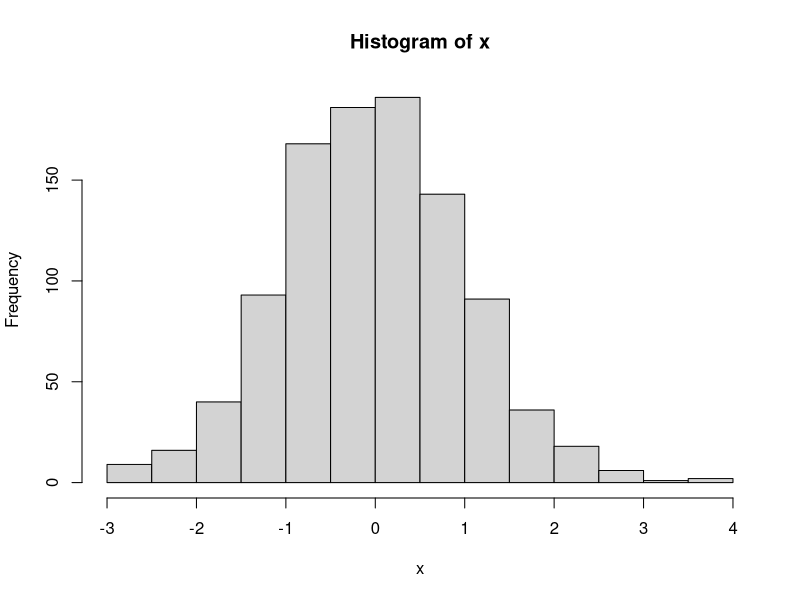
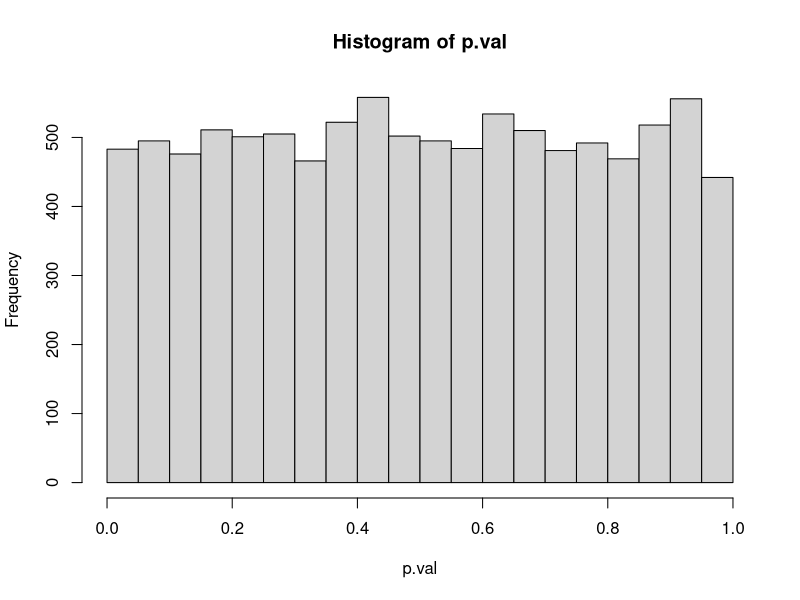
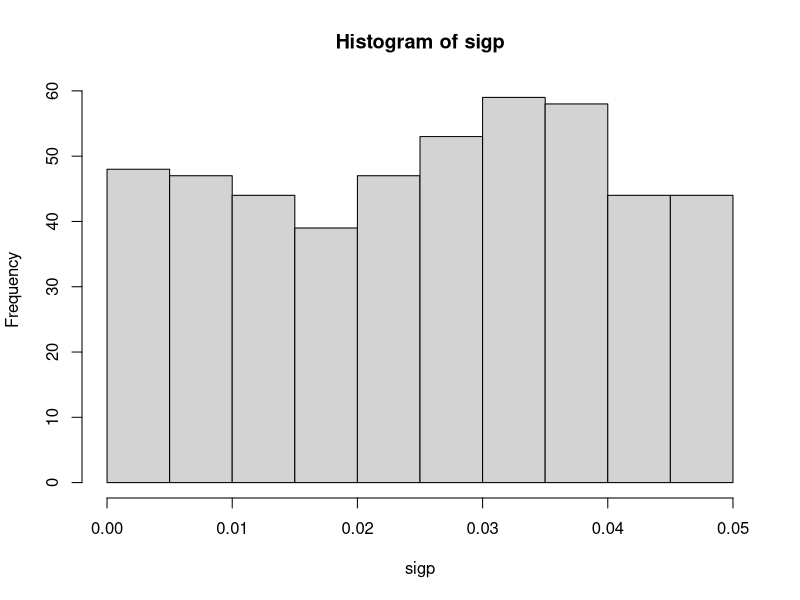
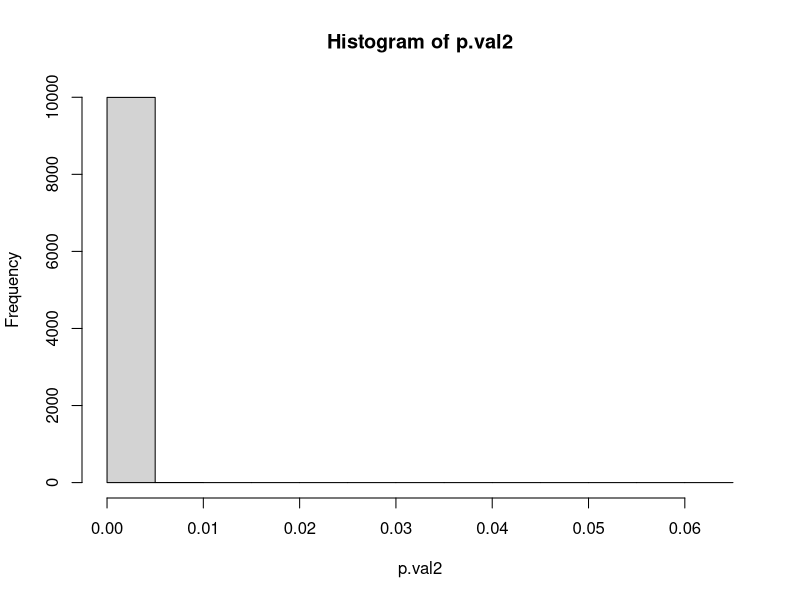
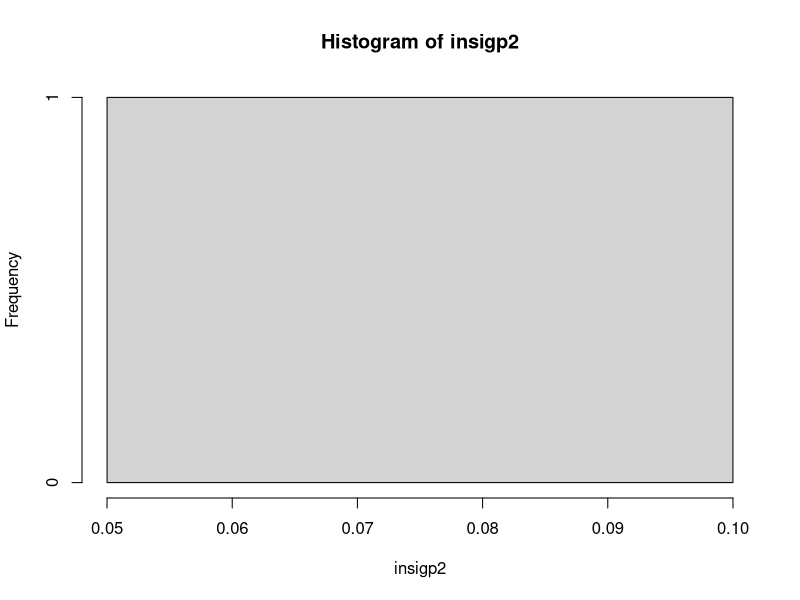
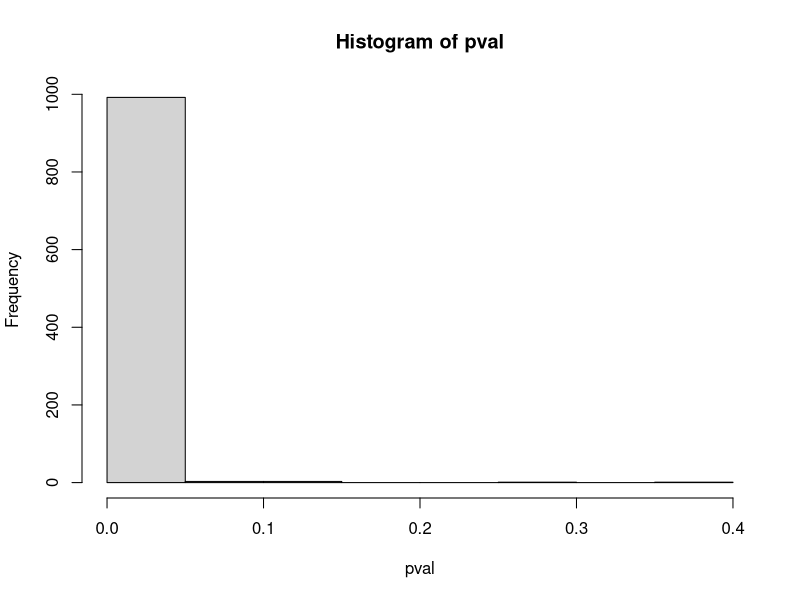
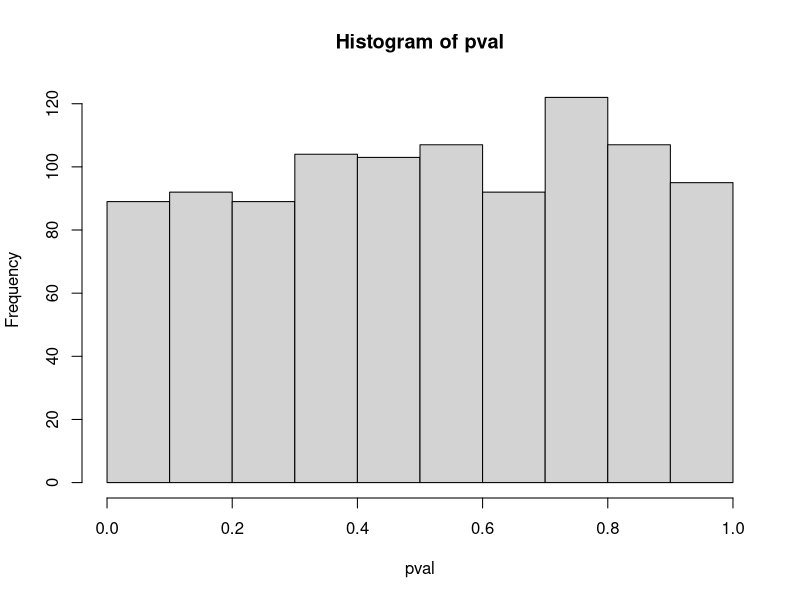
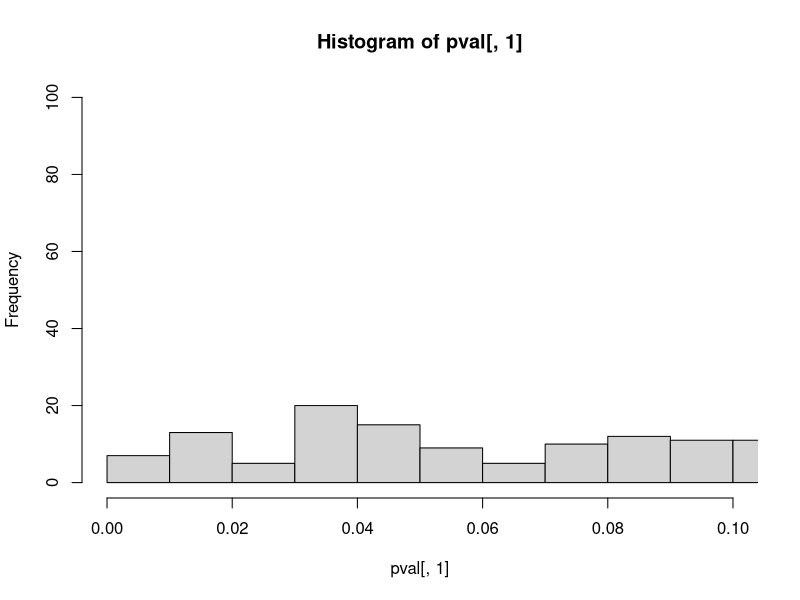

These charts were generated, in order, by the following R code: (Note: this script raises an error after producing the figures.)
#-------------------------------


#generate data
?rnorm
?t.test

x <- rnorm(n = 1000,
           mean = 0,
           sd = 1)

hist(x)
t.test(x)
t <- t.test(x)

#generate data iteratively
set.seed(2222)
repl <- 10000
p.val <- numeric(repl)

#generate 10000 data sets and for each one calculate the p-value of a t-test
for (i in 1:repl) {
  x <- rnorm(n = 150, mean = 0, sd = 1)
  p.val[i] <- t.test(x)$p.value
}

#histogram of the p-values, we expect it to be equally distributed. A flat graph
#which it is. 
hist(p.val)

# we expect about 0.05*10000 (500) cases to fall below 0.05 in p-value. Which is
# about accurate. 483 cases are below 0.05
sigp <- p.val[p.val<0.05]
hist(sigp)


##Now a case where the H0 is not true
set.seed(2222)
repl <- 10000
p.val2 <- numeric(repl)

#generate 10000 data sets and for each one calculate the p-value of a t-test
for (i in 1:repl) {
  x <- rnorm(n = 150, mean = 0.5, sd = 1)
  p.val2[i] <- t.test(x)$p.value
}

#histogram of the p-values, we expect all p-values to be very low since the
#null-hypothesis is not true.
hist(p.val2)

# the number of insignificant p-values should be very low since the
# null-hypothesis is not true. In this case only 1/10000 cases was deemed
# significant.
insigp2 <- p.val2[p.val2>0.05]
hist(insigp2)

#----------------------------------------------------------------------------

#simulate regression data

  #create independent variable
x <- rnorm(n = 100,
           mean = 10,
           sd = 1)
  #create error
re <- rnorm(n = 100, mean = 0, sd = 1)
  #create regression formula
y <- 5 + 0.45*x + re
  #calculate regression coefficients
lm <- summary(lm(y~x))
  #request p-value
lm$coefficients[2,4]


#now make it iteratively
rep <- 1000
pval <- numeric(rep)

for (i in 1:rep) {
  #create independent variable
  x <- rnorm(n = 100,
             mean = 10,
             sd = 1)
  #create error
  re <- rnorm(n = 100, mean = 0, sd = 1)
  #create regression formula
  y <- 5 + 0.45*x + re
  #calculate regression coefficients
  lm <- summary(lm(y~x))
  #request p-value
  pval[i] <- lm$coefficients[2,4]
}

#we have a model that is significant so we expect a lot of the p-values to be
#under 0.05 which is indeed the case
hist(pval)


#now let's do the same for a scenario in which there is no effect 

for (i in 1:rep) {
  #create independent variable
  x <- rnorm(n = 100,
             mean = 10,
             sd = 1)
  #create independent variable
  y <- rnorm(n = 100,
             mean = 15,
             sd = 1)
  #calculate regression coefficients
  lm <- summary(lm(y~x))
  #request p-value
  pval[i] <- lm$coefficients[2,4]
}

#there should be no effect so we would hope that the p-values are equally
#distributed and that 50 cases are under 0.05
hist(pval)

#cases under 0.05, 52 cases
sigp <- pval[pval<.05]


#--------------------------------------------------------------------

#now how would it work if we were to vary the sample size of the data sets

samplesize <- c(1, 1.1, 1.5, 2)
ss <- length(samplesize)
rep <- 1000
n <- 150
pval <- data.frame(matrix(ncol = ss, nrow = 1000))


for (p in 1:ss){
  n.new <- n*samplesize[p]
  
  for (i in 1:rep) {
    #create independent variable
    x <- rnorm(n = n.new,
               mean = 10,
               sd = 1)
    #create independent variable
    y <- rnorm(n = n.new,
               mean = 15,
               sd = 1)
    #calculate regression coefficients
    lm <- summary(lm(y~x))
    #request p-value of this iteration in the ith place and the pth column
    pval[i,p] <- lm$coefficients[2,4]
  }

}

#look at how many significant p-values in each test
library(dplyr)
s.p.x1 <- pval %>% select(X1) %>% filter(X1 < 0.05)
hist(pval[,1], xlim = c(0,0.1), ylim = c(0, 100), breaks = 100)

s.p.x2 <- pval %>% select(X2) %>% filter(X2 < 0.05)
hist(pval[,2], xlim = c(0,0.1), ylim = c(0, 100), breaks = 100)

s.p.x3 <- pval %>% select(X3) %>% filter(X3 < 0.05)
hist(pval[,3], xlim = c(0,0.1), ylim = c(0, 100), breaks = 100)

s.p.x4 <- pval %>% select(X4) %>% filter(X4 < 0.05)
hist(pval[,4], xlim = c(0,0.1), ylim = c(0, 100), breaks = 100)


#--------------------------------------------------------------

#Little testy test to see if I can use the same data for regression as
#t-test/anova
n <- 500

x <- c(0,1)
group <- sample(x, n, replace= TRUE)

y <- rnorm(n, mean = 0, sd = 1)

df <- data.frame(y,group)

w <- df %>% filter(group == 1)
m <- df %>% filter(group == 0)

t.test(x = w, y = m)
summary(lm(y ~ group, data = df))
model <- lm(y ~ group, data = df)
anova(model)

#---------------------------------------------------------------
n = 1000
x <- c(0,1,2)
group <- sample(x, n, replace= TRUE)

y <- rnorm(n, mean = 0, sd = 1)

df <- data.frame(y,group)

w <- df %>% filter(group == 1)
m <- df %>% filter(group == 0)
nb <- df %>% filter(group == 2)

t.test(w,m)
t.test(w,nb)
t.test(x = m, y = nb)
summary(lm(y ~ group, data = df))
model <- lm(y ~ group, data = df)
anova(model)
#conclusion, which I expected, ANOVA and regression are the exact same this way.
#In Type I and Type II error
#'problematic' is that the t-test keeps showing significant results when the
#data have been simulated independently, I SPECIFIED THE WRONG VARIABLE, I
#SELECTED THE DATAFRAME FOR EACH GROUP AS VARIABLE BUT DIDN'T SPECIFY TO COMPARE
#THE Y VARIABLE LOL

#-------------------------------------------------------------------
#Examine it iteratively

n = 100
x <- c(0,1,2)
rep <- 1000
p <- data.frame(matrix(ncol = length(x), nrow = 1000))


for (i in 1:rep){
  
  #generate data, group variable, numerical variable and make dataframe
  group <- sample(x, n, replace= TRUE)
  y <- rnorm(n, mean = 0, sd = 1)
  df <- data.frame(y,group)
  
  #for each group make own data set
  m <- df %>% filter(group == 0)
  w <- df %>% filter(group == 1)
  nb <- df %>% filter(group == 2)
  
  #perform t-test comparing each group and save p-values
  p[i,1]<- t.test(w$y,m$y)$p.value
  p[i,2] <- t.test(w$y,nb$y)$p.value
  p[i,3] <- t.test(x = m$y, y = nb$y)$p.value
  
}

hist(p$X1)
hist(p$X2)
hist(p$X3)

#----------------------------------
#outlier detection 

#simulate regression data
  #create independent variable
x <- rnorm(n = 100,
           mean = 10,
           sd = 1)
  #create error
re <- rnorm(n = 100, mean = 0, sd = 1)
  #create regression formula
y <- 5 + 0.25*x + re
  #create data frame
df <- data.frame(x,y)
  
#perform regression
reg <- lm(y~x)
regsum <- summary(lm(y~x))
# #request p-value
lm$coefficients[2,4]

#examine outliers based on z
df$z <- scale(y)
df.ex.z <- df %>% filter(between(z, -3, 3))

df$cook <- cooks.distance(reg)
plot(cooks.distance(lm(y~x)))
df.ex.cook <- df %>% filter(between(cook, 0, 1))

#throw in a few weird values to test

#simulate regression data
#create independent variable
x <- rnorm(n = 100,
           mean = 10,
           sd = 1)
x <- append(x, c(20, 40, 60))
#create error
re <- rnorm(n = 103, mean = 0, sd = 1)
#create regression formula
y <- 5 + 0.25*x + re
#create data frame
df <- data.frame(x,y)

#perform regression
reg <- lm(y~x)
regsum <- summary(lm(y~x))
# #request p-value
# lm$coefficients[2,4]

#examine outliers based on z
df$z <- scale(y)
df.ex.z <- df %>% filter(between(z, -3, 3))

df$cook <- cooks.distance(reg)
plot(cooks.distance(lm(y~x)))
df.ex.cook <- df %>% filter(between(cook, 0, 1))
#okay it does seem to work but I am not sure how we will generate data that
#naturally has outliers to make sure there even is a comparison to be made, ask Hanne

#----------------------
#now iteratively
#effect scenario (ha = t)
set.seed(1979094)

n <- 100
rep <- 1000
#empty dataframe to save the number of outliers per method
excl <- data.frame(matrix(ncol = 2, nrow = rep))
#empty dataframe to save p-value of regression for each outlier method
pval <- data.frame(matrix(ncol = 3, nrow = rep))

#loop a regression for each data set without outliers based on 3 criteria
for (i in 1:rep){
  
  x <- rnorm(n = n,
             mean = 10,
             sd = 1)
  #add some potential outliers manually
  x <- append(x, c(20, 40, 60))
  #create error
  re <- rnorm(n = 103, mean = 0, sd = 1)
  #create regression formula
  y <- 5 + 0.25*x + re
  #create data frame
  df <- data.frame(x,y)
  
  #perform regression for the NO OUTLIERS condition
  reg <- lm(y~x)
  regsum <- summary(lm(y~x))
  pval[i,1] <- regsum$coefficients[2,4]
  
  #examine the number of outliers based on z-score
  df$z <- scale(y)
  df.ex.z <- df %>% filter(between(z, -3, 3))
  #save how many cases are deleted
  excl[i,1] <- nrow(df) - nrow(df.ex.z)
  
  #now do the same for cook's
  df$cook <- cooks.distance(reg)
  df.ex.cook <- df %>% filter(between(cook, 0, 1))
  excl[i,2] <- nrow(df) - nrow(df.ex.cook)
  
  #perform regression for the Z-SCORE condtion
  reg.ex.z <- lm(y~x, data = df.ex.z)
  regsum.ex.z <- summary(reg.ex.z)
  pval[i,2] <- regsum.ex.z$coefficients[2,4]
  
  #perform regression for the COOK'S condition
  reg.ex.cook <- lm(y~x, data = df.ex.cook)
  regsum.ex.cook <- summary(reg.ex.cook)
  pval[i,3] <- regsum.ex.cook$coefficients[2,4]
  
}

table(excl[,1]) #amount of outliers removed using z
table(excl[,2]) #amount of outliers removed using cook

#create a table that shows how many outliers are removed in the z-score and cook
#conditions
excl.table <- cbind(
  v1 = table(factor(excl[,1], levels = c(0,1,2,3))),
  v2 = table(factor(excl[,2], levels = c(0,1,2,3)))
                    )
#add columns names
colnames(excl.table) <- c("Z-scores", "Cook's")
excl.table

#how do the pvalues compare for each method
summary(pval)

#graphically display differences in p-values
  #transform to long format
df_long <- pval %>%
  select("No exclusion" = 1, "Z-score" = 2, "Cook's" = 3) %>%
  pivot_longer(cols = everything(),
               names_to = "variable",
               values_to = "value")
  #create graph
ggplot(df_long, aes(x = value, fill = variable)) +
  geom_histogram(position = "identity", alpha = 0.7, bins = 50) +
  scale_fill_brewer(palette = "Set1") +
  geom_vline(xintercept = 0.05, color = "red", size = 0.1) +
  theme_minimal() +
  labs(
    title = "P-values after exclusion",
    x = "P-value",
    y = "Count",
    fill = "Variable"
  )

#counting the amount of observations <.05 for each condition
#what does apply do: to pval df, in the columns, count any value <0.05
sig.p.values <- apply(pval, 2, function(x) sum(x < .05))
sig.p.values <- matrix(sig.p.values, nrow = 1)
colnames(sig.p.values) <- c("No exclusion", "Z-score", "Cook's")
sig.p.values

#interesting, this was the effect scenario, and the exclusion of the extreme
#data points through z-scores actually made the research less likely to find the
#effect

#---------------------------
#no effect scenario
#H0= t

set.seed(1979094)

#set certain values
n <- 100
rep <- 1000
#empty dataframe to save the number of outliers per method
excl <- data.frame(matrix(ncol = 2, nrow = rep))
#empty dataframe to save p-value of regression for each outlier method
pval <- data.frame(matrix(ncol = 3, nrow = rep))





for (i in 1:rep){
  
  x <- rnorm(n = n,
             mean = 10,
             sd = 1)
  x <- append(x, c(20, 40, 60))
  #create error
  re <- rnorm(n = 103, mean = 0, sd = 1)
  #create regression formula
  y <- 5 + 0*x + re
  #create data frame
  df <- data.frame(x,y)
  
  #perform regression
  reg <- lm(y~x)
  regsum <- summary(lm(y~x))
  pval[i,1] <- regsum$coefficients[2,4]
  
  #examine outliers based on z
  df$z <- scale(y)
  df.ex.z <- df %>% filter(between(z, -3, 3))
  #save how many cases are deleted
  excl[i,1] <- nrow(df) - nrow(df.ex.z)
  
  df$cook <- cooks.distance(reg)
  df.ex.cook <- df %>% filter(between(cook, 0, 1))
  excl[i,2] <- nrow(df) - nrow(df.ex.cook)
  
  #perform regression without z outliers
  reg.ex.z <- lm(y~x, data = df.ex.z)
  regsum.ex.z <- summary(reg.ex.z)
  pval[i,2] <- regsum.ex.z$coefficients[2,4]
  
  #perform regression without cook outliers
  reg.ex.cook <- lm(y~x, data = df.ex.cook)
  regsum.ex.cook <- summary(reg.ex.cook)
  pval[i,3] <- regsum.ex.cook$coefficients[2,4]
  
}


excl.table <- cbind(
  v1 = table(factor(excl[,1], levels = c(0,1,2,3))),
  v2 = table(factor(excl[,2], levels = c(0,1,2,3)))
)

colnames(excl.table) <- c("Z-scores", "Cook's")
excl.table

#graphically display differences in p-values
summary(pval)

df_long <- pval %>%
  select("No exclusion" = 1, "Z-score" = 2, "Cook's" = 3) %>%
  pivot_longer(cols = everything(),
               names_to = "variable",
               values_to = "value")

ggplot(df_long, aes(x = value, fill = variable)) +
  geom_histogram(position = "identity", alpha = 0.7, bins = 50) +
  scale_fill_brewer(palette = "Set1") +
  geom_vline(xintercept = 0.05, color = "red", size = 0.1) +
  theme_minimal() +
  labs(
    title = "P-values after exclusion",
    x = "P-value",
    y = "Count",
    fill = "Variable"
  )
#interestingly in the no effect scenario, cook's criteria seems to result in an
#inflated type I error

#none
ggplot(pval, aes(x = X1)) +
  geom_histogram(position = "identity", alpha = 0.7, bins = 50) +
  scale_fill_brewer(palette = "Set1") +
  geom_vline(xintercept = 0.05, color = "red", size = 0.1) +
  ylim(c(0, 40)) +
  theme_minimal() +
  labs(
    title = "P-values without exclusion",
    x = "P-value",
    y = "Count",
  )

#Zscores
ggplot(pval, aes(x = X2)) +
  geom_histogram(position = "identity", alpha = 0.7, bins = 50) +
  scale_fill_brewer(palette = "Set1") +
  geom_vline(xintercept = 0.05, color = "red", size = 0.1) +
  ylim(c(0, 40)) +
  theme_minimal() +
  labs(
    title = "Z-score p-values after exclusion",
    x = "P-value",
    y = "Count",
  )

#cook's
ggplot(pval, aes(x = X3)) +
  geom_histogram(position = "identity", alpha = 0.7, bins = 50) +
  scale_fill_brewer(palette = "Set1") +
  geom_vline(xintercept = 0.05, color = "red", size = 0.1) +
  ylim(c(0, 40)) +
  theme_minimal() +
  labs(
    title = "Cook's p-values after exclusion",
    x = "P-value",
    y = "Count",
  )


#tabular overview of <.05 cases
apply(pval, 2, function(x) sum(x < .05))
#as stated before, it seems that cook's has an inflated type I error





#HUH I ALREADY DID THIS, WHY DID I REPEAT IT BELOW???
#now look at p-values for each method with an effect
n <- 100
rep <- 1000
#empty dataframe to save the number of outliers per method
excl <- data.frame(matrix(ncol = 2, nrow = rep))
#empty dataframe to save p-value of regression for each outlier method
pval <- data.frame(matrix(ncol = 3, nrow = rep))

for (i in 1:rep){
  
  x <- rnorm(n = n,
             mean = 10,
             sd = 1)
  x <- append(x, c(20, 40, 60))
  #create error
  re <- rnorm(n = 103, mean = 0, sd = 1)
  #create regression formula
  y <- 5 + 0.25*x + re
  #create data frame
  df <- data.frame(x,y)
  
  #perform regression
  reg <- lm(y~x)
  regsum <- summary(lm(y~x))
  pval[i,1] <- regsum$coefficients[2,4]
  
  #examine outliers based on z
  df$z <- scale(y)
  df.ex.z <- df %>% filter(between(z, -3, 3))
  #save how many cases are deleted
  excl[i,1] <- nrow(df) - nrow(df.ex.z)
  
  df$cook <- cooks.distance(reg)
  df.ex.cook <- df %>% filter(between(cook, 0, 1))
  excl[i,2] <- nrow(df) - nrow(df.ex.cook)
  
  #perform regression without z outliers
  reg.ex.z <- lm(y~x, data = df.ex.z)
  regsum.ex.z <- summary(reg.ex.z)
  pval[i,2] <- regsum.ex.z$coefficients[2,4]
  
  #perform regression without cook outliers
  reg.ex.cook <- lm(y~x, data = df.ex.cook)
  regsum.ex.cook <- summary(reg.ex.cook)
  pval[i,3] <- regsum.ex.cook$coefficients[2,4]
  
}

table(excl[,1]) #amount of outliers removed using z
table(excl[,2]) #amount of outliers removed using cook

excl.table <- cbind(
  v1 = table(factor(excl[,1], levels = c(0,1,2,3))),
  v2 = table(factor(excl[,2], levels = c(0,1,2,3)))
)

colnames(excl.table) <- c("Z-scores", "Cook's")
excl.table
# kable(excl.table, caption = "Outlier exclusion rates")


#graphically display differences in p-values
summary(pval)

df_long <- pval %>%
  select("No exclusion" = 1, "Z-score" = 2, "Cook's" = 3) %>%
  pivot_longer(cols = everything(),
               names_to = "variable",
               values_to = "value")

ggplot(df_long, aes(x = value, fill = variable)) +
  geom_histogram(position = "identity", alpha = 0.7, bins = 50) +
  scale_fill_brewer(palette = "Set1") +
  geom_vline(xintercept = 0.05, color = "red", size = 0.1) +
  theme_minimal() +
  labs(
    title = "P-values after exclusion",
    x = "P-value",
    y = "Count",
    fill = "Variable"
  )

#separate plots for each since not very viewable when overlapping
#none
ggplot(pval, aes(x = X1)) +
  geom_histogram(position = "identity", alpha = 0.7, bins = 50) +
  scale_fill_brewer(palette = "Set1") +
  geom_vline(xintercept = 0.05, color = "red", size = 0.1) +
  ylim(c(0, 1000)) +
  xlim(c(-0.05, 1)) +
  theme_minimal() +
  labs(
    title = "Z-score p-values after exclusion",
    x = "P-value",
    y = "Count",
  )

#Zscores
ggplot(pval, aes(x = X2)) +
  geom_histogram(position = "identity", alpha = 0.7, bins = 50) +
  scale_fill_brewer(palette = "Set1") +
  geom_vline(xintercept = 0.05, color = "red", size = 0.1) +
  ylim(c(0, 1000)) +
  xlim(c(-0.05, 1)) +
  theme_minimal() +
  labs(
    title = "Z-score p-values after exclusion",
    x = "P-value",
    y = "Count",
  )

#cook's
ggplot(pval, aes(x = X3)) +
  geom_histogram(position = "identity", alpha = 0.7, bins = 50) +
  scale_fill_brewer(palette = "Set1") +
  geom_vline(xintercept = 0.05, color = "red", size = 0.1) +
  coord_cartesian(ylim = c(0, 50), xlim = c(0, 1))+
  theme_minimal() +
  labs(
    title = "Cook's p-values after exclusion",
    x = "P-value",
    y = "Count",
  )


#to pval df, in the columns, count the values <.05
apply(pval, 2, function(x) sum(x < .05))
#and it seems that in the effect situation, z-scores might not detect effects
#as well


#-----------------
#Advanced R practice

c(1,2,3)

dat$x <- as.data.frame(c("hello"))
typeof(df$x)


#----------------
#using my actual dgm

#now iteratively
#effect scenario (h = t)
set.seed(1979094)


rep <- 1000

#empty dataframe to save the number of outliers per method
excl <- data.frame(matrix(ncol = 2, nrow = rep))
#empty dataframe to save p-value of regression for each outlier method
pval <- data.frame(matrix(ncol = 3, nrow = rep))

#loop a regression for each data set without outliers based on 3 criteria
for (i in 1:rep){
  
  df <- dgm_alt()
  
  #perform regression for the NO OUTLIERS condition
  reg <- lm(formula = y_yes~x, data = df)
  regsum <- summary(reg)
  pval[i,1] <- regsum$coefficients[2,4]
  
  #examine the number of outliers based on z-score
  df$z <- scale(df$y_yes)
  df.ex.z <- df %>% filter(between(z, -3, 3))
  #save how many cases are deleted
  excl[i,1] <- nrow(df) - nrow(df.ex.z)
  
  #now do the same for cook's
  df$cook <- cooks.distance(reg)
  df.ex.cook <- df %>% filter(between(cook, 0, 1))
  excl[i,2] <- nrow(df) - nrow(df.ex.cook)
  
  #perform regression for the Z-SCORE condtion
  reg.ex.z <- lm(y_yes~x, data = df.ex.z)
  regsum.ex.z <- summary(reg.ex.z)
  pval[i,2] <- regsum.ex.z$coefficients[2,4]
  
  #perform regression for the COOK'S condition
  reg.ex.cook <- lm(y_yes~x, data = df.ex.cook)
  regsum.ex.cook <- summary(reg.ex.cook)
  pval[i,3] <- regsum.ex.cook$coefficients[2,4]
  
}

table(excl[,1]) #amount of outliers removed using z
table(excl[,2]) #amount of outliers removed using cook

#create a table that shows how many outliers are removed in the z-score and cook
#conditions
excl.table <- cbind(
  v1 = table(factor(excl[,1], levels = c(0,1,2,3))),
  v2 = table(factor(excl[,2], levels = c(0,1,2,3)))
)
#add columns names
colnames(excl.table) <- c("Z-scores", "Cook's")
excl.table

#how do the pvalues compare for each method
summary(pval)

#graphically display differences in p-values
#transform to long format
df_long <- pval %>%
  select("No exclusion" = 1, "Z-score" = 2, "Cook's" = 3) %>%
  pivot_longer(cols = everything(),
               names_to = "variable",
               values_to = "value")
#create graph
ggplot(df_long, aes(x = value, fill = variable)) +
  geom_histogram(position = "identity", alpha = 0.7, bins = 50) +
  scale_fill_brewer(palette = "Set1") +
  geom_vline(xintercept = 0.05, color = "red", size = 0.1) +
  theme_minimal() +
  labs(
    title = "P-values after exclusion",
    x = "P-value",
    y = "Count",
    fill = "Variable"
  )

#counting the amount of observations <.05 for each condition
#what does apply do: to pval df, in the columns, count any value <0.05
sig.p.values <- apply(pval, 2, function(x) sum(x < .05))
sig.p.values <- matrix(sig.p.values, nrow = 1)
colnames(sig.p.values) <- c("No exclusion", "Z-score", "Cook's")
sig.p.values



#no effect scenario
#no effect scenario (h = f)
set.seed(1979094)


rep <- 1000

#empty dataframe to save the number of outliers per method
excl <- data.frame(matrix(ncol = 2, nrow = rep))
#empty dataframe to save p-value of regression for each outlier method
pval <- data.frame(matrix(ncol = 3, nrow = rep))

#loop a regression for each data set without outliers based on 3 criteria
for (i in 1:rep){
  
  df <- dgm_alt()
  
  #perform regression for the NO OUTLIERS condition
  reg <- lm(formula = y_no~x, data = df)
  regsum <- summary(reg)
  pval[i,1] <- regsum$coefficients[2,4]
  
  #examine the number of outliers based on z-score
  df$z <- scale(df$y_no)
  df.ex.z <- df %>% filter(between(z, -3, 3))
  #save how many cases are deleted
  excl[i,1] <- nrow(df) - nrow(df.ex.z)
  
  #now do the same for cook's
  df$cook <- cooks.distance(reg)
  df.ex.cook <- df %>% filter(between(cook, 0, 4/nrow(df)))
  excl[i,2] <- nrow(df) - nrow(df.ex.cook)
  
  #perform regression for the Z-SCORE condtion
  reg.ex.z <- lm(y_no~x, data = df.ex.z)
  regsum.ex.z <- summary(reg.ex.z)
  pval[i,2] <- regsum.ex.z$coefficients[2,4]
  
  #perform regression for the COOK'S condition
  reg.ex.cook <- lm(y_no~x, data = df.ex.cook)
  regsum.ex.cook <- summary(reg.ex.cook)
  pval[i,3] <- regsum.ex.cook$coefficients[2,4]
  
}

table(excl[,1]) #amount of outliers removed using z
table(excl[,2]) #amount of outliers removed using cook

#create a table that shows how many outliers are removed in the z-score and cook
#conditions
excl.table <- cbind(
  v1 = table(factor(excl[,1], levels = c(0,1,2,3))),
  v2 = table(factor(excl[,2], levels = c(0,1,2,3)))
)
#add columns names
colnames(excl.table) <- c("Z-scores", "Cook's")
excl.table

#how do the pvalues compare for each method
summary(pval)

#graphically display differences in p-values
#transform to long format
df_long <- pval %>%
  select("No exclusion" = 1, "Z-score" = 2, "Cook's" = 3) %>%
  pivot_longer(cols = everything(),
               names_to = "variable",
               values_to = "value")
#create graph
ggplot(df_long, aes(x = value, fill = variable)) +
  geom_histogram(position = "identity", alpha = 0.7, bins = 50) +
  scale_fill_brewer(palette = "Set1") +
  geom_vline(xintercept = 0.05, color = "red", size = 0.1) +
  theme_minimal() +
  labs(
    title = "P-values after exclusion",
    x = "P-value",
    y = "Count",
    fill = "Variable"
  )

#counting the amount of observations <.05 for each condition
#what does apply do: to pval df, in the columns, count any value <0.05
sig.p.values <- apply(pval, 2, function(x) sum(x < .05))
sig.p.values <- matrix(sig.p.values, nrow = 1)
colnames(sig.p.values) <- c("No exclusion", "Z-score", "Cook's")
sig.p.values
